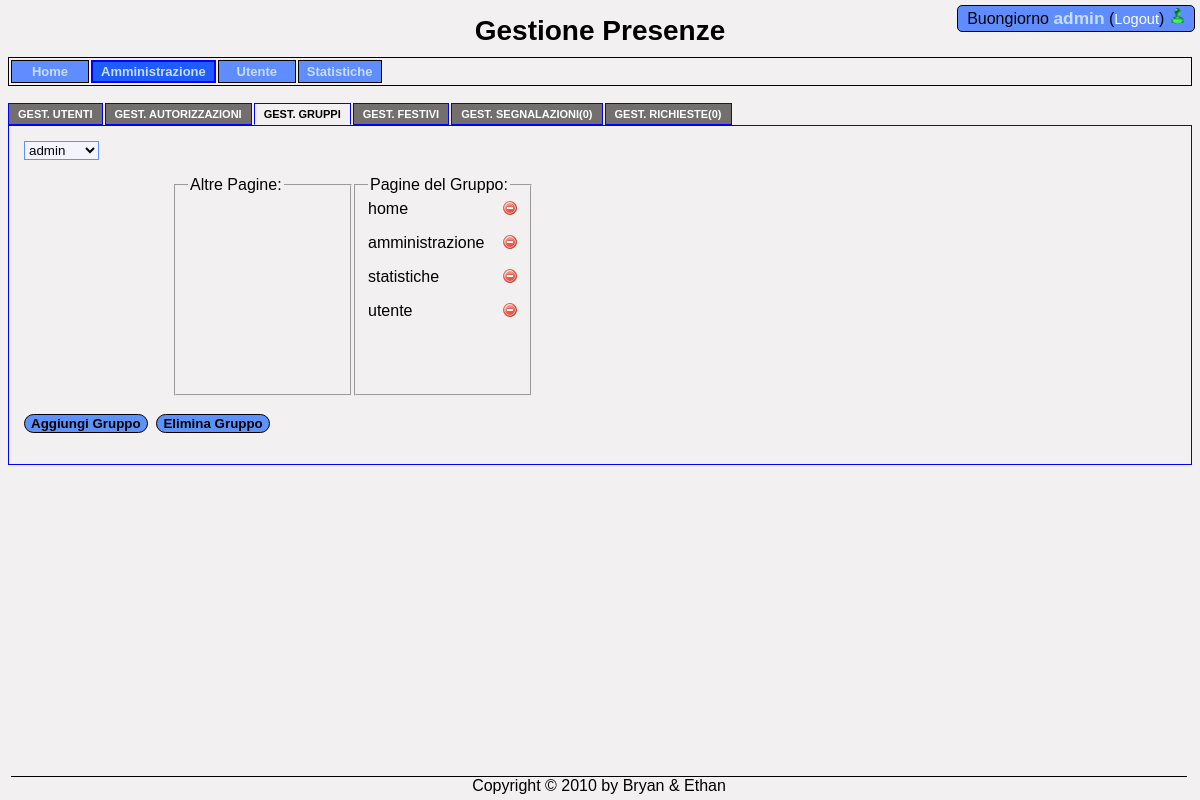
/?pagina=amministrazione&tab=gestione_gruppi (signed in), run on the app's committed database.
### tables this page shows
CREATE TABLE `pagine` (
  `id_pagina` int(11) NOT NULL AUTO_INCREMENT,
  `url` varchar(45) NOT NULL,
  PRIMARY KEY (`id_pagina`)
);

### classi/Database.php (called while the page is built, shortened)
<?php
include("./adodb/adodb.inc.php");
class Database{
    private static $istanza = null;
    private $conn = null;
    private $server = "localhost";
    private $username = "root";
    private $password = "";
    private $db = "gestione_presenze";
    function __construct(){
        try{
            $this->conn = NewADOConnection('mysql');
            $this->conn->Connect($this->server, $this->username, $this->password, $this->db);
        }
        catch(Exception $e){
            print_r($e);
        }
    }
    static function getInstance(){
        if(!self::$istanza){
            self::$istanza = new Database();
        }
        return self::$istanza;
    }
    function eseguiQuery($query,$val = null,$ass = ADODB_FETCH_ASSOC){
        $rs = null;
        $this->conn->SetFetchMode($ass);
        try{
            $rs = $this->conn->Execute($query,$val);
        }
        catch(Exception $e){
            print_r($e);
        }
        return $rs;
    }
}
?>

### adodb/adodb.inc.php (called while the page is built, shortened)
<?php
 if (!defined('_ADODB_LAYER')) {
	GLOBAL
		$ADODB_vers,
		$ADODB_COUNTRECS,
		$ADODB_CACHE_DIR,
		$ADODB_CACHE,
		$ADODB_CACHE_CLASS,
		$ADODB_EXTENSION,
		$ADODB_COMPAT_FETCH,
	 	$ADODB_FETCH_MODE,
		$ADODB_GETONE_EOF,
		$ADODB_QUOTE_FIELDNAMES;
	class ADOConnection {
	var $debug = false;
	var $fetchMode=false;
	var $_queryID = false;
	var $_bindInputArray = false;
	function SetFetchMode($mode)
	{
		$old = $this->fetchMode;
		$this->fetchMode = $mode;
		if ($old === false) {
		global $ADODB_FETCH_MODE;
			return $ADODB_FETCH_MODE;
		}
		return $old;
	}
	function Execute($sql,$inputarr=false)
	{
		if ($inputarr) {
			$element0 = reset($inputarr);
			$array_2d = is_array($element0) && !is_object(reset($element0));
			if (!is_array($sql) && !$this->_bindInputArray) {
				$sqlarr = explode('?',$sql);
				$nparams = sizeof($sqlarr)-1;
				if (!$array_2d) $inputarr = array($inputarr);
				foreach($inputarr as $arr) {
					$sql = ''; $i = 0;
					while(list(, $v) = each($arr)) {
						$sql .= $sqlarr[$i];
						$typ = gettype($v);
						if ($typ == 'string')
							$sql .= $this->qstr($v);
						$i += 1;
						if ($i == $nparams) break;
					}
					if (isset($sqlarr[$i])) {
						$sql .= $sqlarr[$i];
					} else if ($i != sizeof($sqlarr))
						$this->outp_throw( "Input array does not match ?: ".htmlspecialchars($sql),'Execute');
					$ret = $this->_Execute($sql);
				}
			}
		} else {
			$ret = $this->_Execute($sql,false);
		}
		return $ret;
	}
	function _Execute($sql,$inputarr=false)
	{
		if ($this->debug) {
			global $ADODB_INCLUDED_LIB;
			if (empty($ADODB_INCLUDED_LIB)) include(ADODB_DIR.'/adodb-lib.inc.php');
			$this->_queryID = _adodb_debug_execute($this, $sql,$inputarr);
		} else {
			$this->_queryID = @$this->_query($sql,$inputarr);
		}
		$rs = new $rsclass($this->_queryID,$this->fetchMode);
		$rs->connection = $this;
		$rs->Init();
		if (is_array($sql)) $rs->sql = $sql[0];
		else $rs->sql = $sql;
		if ($rs->_numOfRows <= 0) {
		global $ADODB_COUNTRECS;
			if ($ADODB_COUNTRECS) {
				if (!$rs->EOF) {
					$rs = $this->_rs2rs($rs,-1,-1,!is_array($sql));
					$rs->_queryID = $this->_queryID;
				} else
					$rs->_numOfRows = 0;
			}
		}
		return $rs;
	}
}
	class ADORecordSet implements IteratorAggregate {
	var $_numOfRows = -1;
	var $_numOfFields = -1;
	var $_currentRow = -1;
	function ADORecordSet($queryID)
	{
		$this->_queryID = $queryID;
	}
	function Init()
	{
		if ($this->_numOfRows != 0 && $this->_numOfFields && $this->_currentRow == -1) {
			$this->_currentRow = 0;
			if ($this->EOF = ($this->_fetch() === false)) {
				$this->_numOfRows = 0;
			}
		} else {
			$this->EOF = true;
		}
	}
}
	function ADOLoadCode($dbType)
	{
		$db = strtolower($dbType);
		switch ($db) {
			default:
				$class = $db; break;
		}
		$file = ADODB_DIR."/drivers/adodb-".$db.".inc.php";
		if (class_exists("ADODB_" . $class)) return $class;
		return false;
	}
	function NewADOConnection($db='')
	{
		$tmp = ADONewConnection($db);
		return $tmp;
	}
	function ADONewConnection($db='')
	{
	GLOBAL $ADODB_NEWCONNECTION, $ADODB_LASTDB;
		$errorfn = (defined('ADODB_ERROR_HANDLER')) ? ADODB_ERROR_HANDLER : false;
		if(empty($obj)) {
			if (!isset($ADODB_LASTDB)) $ADODB_LASTDB = '';
			if ($db != $ADODB_LASTDB) $db = ADOLoadCode($db);
			$cls = 'ADODB_'.$db;
			$obj = new $cls();
		}
		if ($obj) {
			if ($errorfn)  $obj->raiseErrorFn = $errorfn;
		}
		return $obj;
	}
}
?>

### adodb/drivers/adodb-mysql.inc.php (called while the page is built, shortened)
<?php
if (! defined("_ADODB_MYSQL_LAYER")) {
class ADODB_mysql extends ADOConnection {
	var $forceNewConnect = false;
	var $clientFlags = 0;
	function _connect($argHostname, $argUsername, $argPassword, $argDatabasename)
	{
		if (ADODB_PHPVER >= 0x4300)
			$this->_connectionID = mysql_connect($argHostname,$argUsername,$argPassword,
												$this->forceNewConnect,$this->clientFlags);
		else if (ADODB_PHPVER >= 0x4200)
			$this->_connectionID = mysql_connect($argHostname,$argUsername,$argPassword,
												$this->forceNewConnect);
		else
			$this->_connectionID = mysql_connect($argHostname,$argUsername,$argPassword);
		if ($argDatabasename) return $this->SelectDB($argDatabasename);
		return true;
	}
	function SelectDB($dbName)
	{
		if ($this->_connectionID) {
			return @mysql_select_db($dbName,$this->_connectionID);
		}
		else return false;
	}
	function _query($sql,$inputarr=false)
	{
		return mysql_query($sql,$this->_connectionID);
	}
}
class ADORecordSet_mysql extends ADORecordSet{
	function ADORecordSet_mysql($queryID,$mode=false)
	{
		switch ($mode)
		{
		case ADODB_FETCH_ASSOC:$this->fetchMode = MYSQL_ASSOC; break;
		}
	}
	function _initrs()
	{
		$this->_numOfRows = @mysql_num_rows($this->_queryID);
		$this->_numOfFields = @mysql_num_fields($this->_queryID);
	}
	function _fetch()
	{
		$this->fields =  @mysql_fetch_array($this->_queryID,$this->fetchMode);
		return is_array($this->fields);
	}
}
}
?>

### pagine/tab/gestione_gruppi.php (the view, shortened to what this page needs)
<?php
    if($_POST["azione"] != "nuovo"){
        $stampa = true;
        if($stampa){
            $id = stampaGruppi();
            stampaPagine($id);
        }
    }
    else {
        stampaFormAggiungi();
    }
?>
<?php
    function stampaGruppi(){
        $rs = Database::getInstance()->eseguiQuery("SELECT * from gruppi;");
        $id = $rs->fields["id_gruppo"];
        echo '<form action="?pagina=amministrazione&tab=gestione_gruppi" method="POST">';
            echo '<select name="gruppo" onchange="this.form.submit();">';
                while(!$rs->EOF){
                    $selected="";
                    echo '<option value="'.$rs->fields["id_gruppo"].'" '.$selected.'>'.$rs->fields["nome"].'</option>';
                    $rs->MoveNext();
                }
            echo '</select>';
        echo '</form>';
        if($_POST["azione"]=="crea"){
            $rs->MoveLast();
            return $rs->fields['id_gruppo'];
        }
        else
            return $id;
    }
    function stampaPagine($gruppo){
        echo '<fieldset style="width:150px;float:left;height:200px;margin-left:150px;">';
            echo '<legend>Altre Pagine:</legend>';
        echo '</fieldset>';
        echo '<fieldset style="width:150px;height:200px;margin-left:150px;">';
            echo '<legend>Pagine del Gruppo:</legend>';
            $rs = Database::getInstance()->eseguiQuery("SELECT p.* FROM gruppi_pagine gp,pagine p where p.id_pagina = gp.fk_pagina AND fk_gruppo = ".$gruppo.";");
            while(!$rs->EOF){
                stampaFormPagine("elimina",$gruppo,$rs->fields["id_pagina"],$rs->fields["url"]);
                $rs->MoveNext();
            }
        echo '</fieldset>';
        ?>
        <br>
        <form action="#" method="POST">
            <input class="bottCalendario" type="submit" value="Aggiungi Gruppo" onclick="document.getElementById('azione').value='nuovo'"/> &nbsp;<input class="bottCalendario" type="submit" value="Elimina Gruppo"/>
        </form>
<?php
    }
    function stampaFormPagine($azione,$gruppo,$idPagina,$nomePagina){
    ?>
        <form action="?pagina=amministrazione&tab=gestione_gruppi" name="form_<?php echo $idPagina?>" method="POST">
            <?php echo $nomePagina; ?>
            <img class="puntatore" style="float:right;" onclick="form_<?php echo $idPagina; ?>.submit();" src="/GestionePresenze/img/<?php echo $azione; ?>.png" alt="aggiungi" />
        </form>
<?php
}
?>

### style.css (style rules this page uses)
input,select { border:1px solid #5D92FA; background-color: #F3F4FF; }
body { font-family: arial; background-color: #F2F0F0; height: 95%; }
.bottCalendario { background-color: #5D92FA; border: 1px solid black; -moz-border-radius: 10px; -webkit-border-radius: 10px; font-weight: bold; }

### data on the page
pagine: url "home"
pagine: url "amministrazione"
pagine: url "statistiche"
pagine: url "utente"

### other printed values
$_SESSION['username'] "admin"
$pagina "Home Amministrazione Utente Statistiche"
$testo "GEST. UTENTI GEST. AUTORIZZAZIONI GEST. GRUPPI GEST. FESTIVI GEST. SEGNALAZIONI(0) GEST. RICHIESTE(0)"
form field gruppo "admin"
